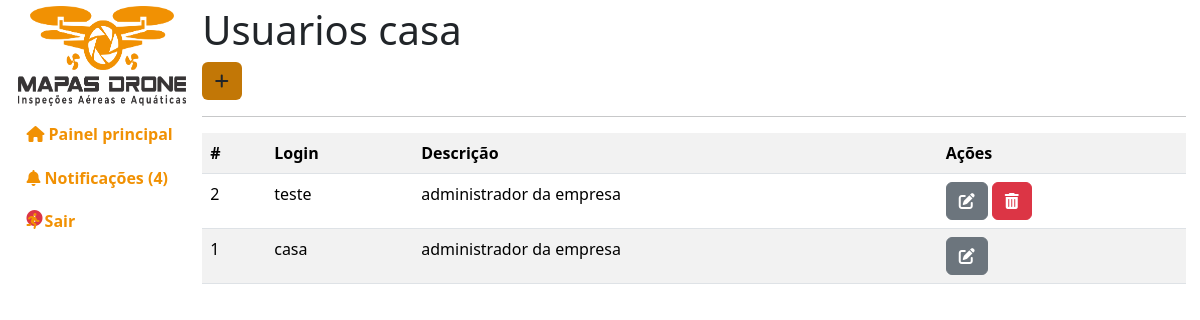
The app's page /administracao/usuarios/casa/ (signed in), older data.
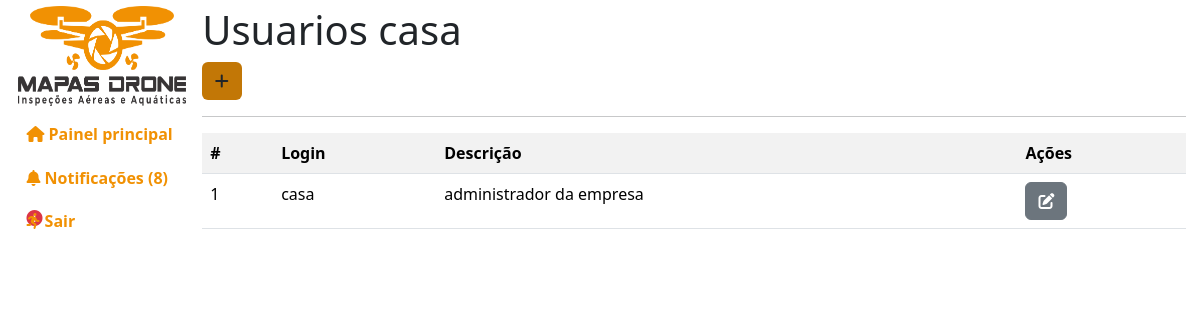
The same page, newer data.
### empresa/models.py (models this page shows, shortened)
class Login(models.Model):
    usuario = models.ForeignKey(User, on_delete=models.CASCADE)
    empresa = models.ForeignKey(Empresa, on_delete=models.CASCADE)
    nivel = models.ForeignKey(Nivel, on_delete=models.DO_NOTHING)
    primeiro_acesso = models.BooleanField(default=False)
    data_criado = models.DateTimeField(default=timezone.now)
    class Meta:
        db_table = "login"
        verbose_name = "Login"
        verbose_name_plural = "Logins"
        ordering = ["-id"]
    def __str__(self):
        return f"{self.usuario.username}"

class Nivel(models.Model):
    nome_do_nivel = models.CharField(max_length=100, default="")
    descricao = models.TextField(max_length=255, default="")
    data_criado = models.DateTimeField(default=timezone.now)
    class Meta:
        db_table = "nivel"
        verbose_name = "Nivel"
        verbose_name_plural = "Niveis"
        ordering = ["-id"]

### administracao/views.py (the view)
# urls.py: path("usuarios/<str:slug_da_empresa>/", views.gerenciar_usuarios),
def gerenciar_usuarios(request, slug_da_empresa):
    if request.user.is_authenticated:
        permissao = permissoes(request, slug_da_empresa)
        if permissao == False:
            return redirect("/")
        notificacoes = pega_notificacoes()
        logins = Login.objects.filter(
            empresa=Empresa.objects.get(slug_da_empresa=slug_da_empresa).id)
        context = {"slug_da_empresa": slug_da_empresa, "logins": logins,
                   "notificacoes": notificacoes, "aviso": aviso()}
        return render(request, "administracao/public/gerenciar-usuario.html", context)
    info(request, msg="Você não tem permissão para acessar essa página!")
    return redirect("/")

### administracao/views.py (called while the page is built)
def pega_notificacoes(ordem="last"):
    notificacoes = Notificacoes.objects.all()
    return notificacoes

def aviso():
    nl = 0
    aviso = False
    for n in pega_notificacoes():
        if not n.visto:
            nl += 1
    if nl > 0:
        aviso = True
    return aviso

### index/verificacoes.py (called while the page is built)
def permissoes(request, empresa):
    erros = 0
    try:
        usuario = Login.objects.get(usuario=request.user)
        empresa = Empresa.objects.get(slug_da_empresa=empresa)
        if usuario.nivel.id != 1:
            erros += 1
        if usuario.empresa.id != empresa.id:
            erros += 1
    except:
        pass
    if erros > 0:
        info(request, msg="Você não tem permissão para acessar essa página!")
        return False
    return True

### templates/administracao/public/gerenciar-usuario.html (shortened to what this page needs)
{% extends 'base.html' %}
{% load static %}
{% load django_bootstrap5 %}
{% block css %}
<link rel="stylesheet" href="{% static 'index/css/administracao.css' %}">
{% endblock %}
{% block ld %}
<h1>Usuarios {{slug_da_empresa}}</h1>
<a class="botao btn" href="novo/" data-toggle="tooltip" data-placement="top" title="Novo Usu&aacute;rio">
    <i class="fa-solid fa-plus"></i>
</a>
<hr />
{% if logins %}
<table class="table table-striped">
    <tr>
        <th>#</th>
        <th>Login</th>
        <th>Descri&ccedil;&atilde;o</th>
        <th>A&ccedil;&otilde;es</th>
    </tr>
{% for login in logins %}
    <tr>
        <td>{{login.id}}</td>
        <td>
            <span>{{login}}</span>
        </td>
        <td>
            <span>{{login.nivel.descricao}}</span>
        </td>
        <td>
            <a href="editar-usuario/{{login.usuario.id}}/" class="btn btn-secondary" data-toggle="tooltip" data-placement="top" title="Editar Usu&aacute;rio">
                <i class="fa-solid fa-pen-to-square"></i>
            </a>
            {% if login.id != 1 %}
            {% if login.usuario != request.user %}
                <a href="/administracao/usuarios/{{slug_da_empresa}}/remover/{{login.usuario.id}}/" class="btn btn-danger" data-toggle="tooltip" data-placement="top" title="Excluir Usu&aacute;rio">
                    <i class="fa-solid fa-trash-can"></i>
                </a>
            {% endif %}
            {% endif %}
        </td>
    </tr>
{% endfor %}
</table>
{% else %}
<div class="alert alert-danger">Nenhum usu&aacute;rio cadastrado para essa empresa</div>
{% endif %}
{% endblock %}

Row changes from the older to the newer data that the page shows:
removed Login: id "2", usuario.username "teste", nivel.descricao "administrador da empresa"
Text that changed along with them:
{{ notificacoes|length }}: "4" → "8"
